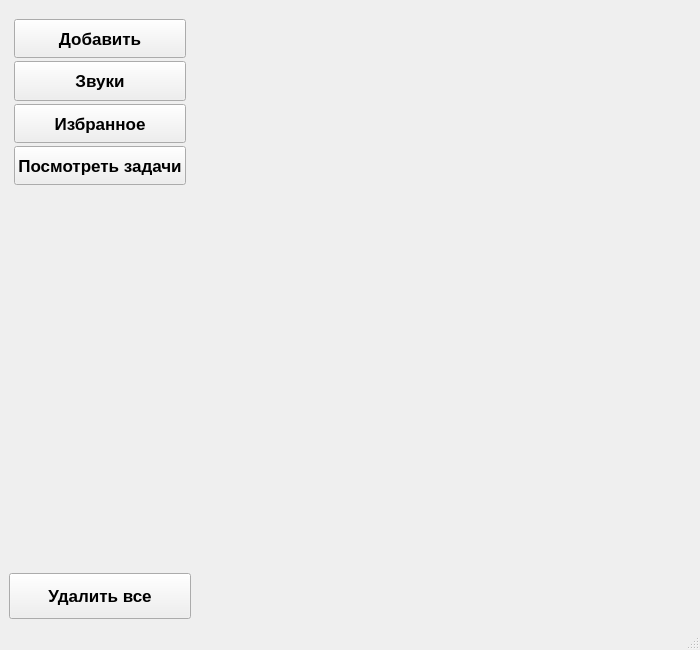
<?xml version="1.0" encoding="UTF-8"?>
<ui version="4.0">
 <class>MainWindow</class>
 <widget class="QMainWindow" name="MainWindow">
  <property name="geometry">
   <rect>
    <x>0</x>
    <y>0</y>
    <width>700</width>
    <height>650</height>
   </rect>
  </property>
  <property name="sizePolicy">
   <sizepolicy hsizetype="Preferred" vsizetype="Expanding">
    <horstretch>0</horstretch>
    <verstretch>0</verstretch>
   </sizepolicy>
  </property>
  <property name="windowTitle">
   <string>DFR Reminder</string>
  </property>
  <widget class="QWidget" name="centralwidget">
   <layout class="QGridLayout" name="gridLayout" columnstretch="2,10">
    <property name="leftMargin">
     <number>0</number>
    </property>
    <property name="topMargin">
     <number>0</number>
    </property>
    <property name="rightMargin">
     <number>0</number>
    </property>
    <property name="bottomMargin">
     <number>0</number>
    </property>
    <property name="spacing">
     <number>0</number>
    </property>
    <item row="0" column="1">
     <widget class="QScrollArea" name="scrollTasks">
      <property name="frameShape">
       <enum>QFrame::Shape::NoFrame</enum>
      </property>
      <property name="widgetResizable">
       <bool>true</bool>
      </property>
      <widget class="QWidget" name="scrollAreaWidgetContents_2">
       <property name="geometry">
        <rect>
         <x>0</x>
         <y>0</y>
         <width>448</width>
         <height>599</height>
        </rect>
       </property>
      </widget>
     </widget>
    </item>
    <item row="0" column="0">
     <widget class="QWidget" name="sideBar" native="true">
      <layout class="QVBoxLayout" name="btnSpacerLayout" stretch="20,40,5">
       <item>
        <layout class="QVBoxLayout" name="btnLayout">
         <property name="spacing">
          <number>3</number>
         </property>
         <property name="leftMargin">
          <number>5</number>
         </property>
         <property name="topMargin">
          <number>10</number>
         </property>
         <property name="rightMargin">
          <number>5</number>
         </property>
         <property name="bottomMargin">
          <number>10</number>
         </property>
         <item>
          <widget class="QPushButton" name="btnAdd">
           <property name="sizePolicy">
            <sizepolicy hsizetype="Expanding" vsizetype="Expanding">
             <horstretch>0</horstretch>
             <verstretch>0</verstretch>
            </sizepolicy>
           </property>
           <property name="font">
            <font>
             <pointsize>13</pointsize>
             <bold>true</bold>
            </font>
           </property>
           <property name="layoutDirection">
            <enum>Qt::LayoutDirection::LeftToRight</enum>
           </property>
           <property name="text">
            <string>Добавить</string>
           </property>
          </widget>
         </item>
         <item>
          <widget class="QPushButton" name="btnSounds">
           <property name="sizePolicy">
            <sizepolicy hsizetype="Minimum" vsizetype="Expanding">
             <horstretch>0</horstretch>
             <verstretch>0</verstretch>
            </sizepolicy>
           </property>
           <property name="font">
            <font>
             <pointsize>13</pointsize>
             <bold>true</bold>
            </font>
           </property>
           <property name="text">
            <string>Звуки</string>
           </property>
          </widget>
         </item>
         <item>
          <widget class="QPushButton" name="btnImprtnt">
           <property name="sizePolicy">
            <sizepolicy hsizetype="Minimum" vsizetype="Expanding">
             <horstretch>0</horstretch>
             <verstretch>0</verstretch>
            </sizepolicy>
           </property>
           <property name="font">
            <font>
             <pointsize>13</pointsize>
             <bold>true</bold>
            </font>
           </property>
           <property name="text">
            <string>Избранное</string>
           </property>
          </widget>
         </item>
         <item>
          <widget class="QPushButton" name="btnWatchAll">
           <property name="sizePolicy">
            <sizepolicy hsizetype="Minimum" vsizetype="Expanding">
             <horstretch>0</horstretch>
             <verstretch>0</verstretch>
            </sizepolicy>
           </property>
           <property name="font">
            <font>
             <pointsize>13</pointsize>
             <bold>true</bold>
            </font>
           </property>
           <property name="text">
            <string>Посмотреть задачи</string>
           </property>
          </widget>
         </item>
        </layout>
       </item>
       <item>
        <spacer name="verticalSpacer">
         <property name="orientation">
          <enum>Qt::Orientation::Vertical</enum>
         </property>
         <property name="sizeHint" stdset="0">
          <size>
           <width>20</width>
           <height>378</height>
          </size>
         </property>
        </spacer>
       </item>
       <item>
        <widget class="QPushButton" name="btnDelAll">
         <property name="sizePolicy">
          <sizepolicy hsizetype="Minimum" vsizetype="Expanding">
           <horstretch>0</horstretch>
           <verstretch>0</verstretch>
          </sizepolicy>
         </property>
         <property name="font">
          <font>
           <pointsize>13</pointsize>
           <bold>true</bold>
          </font>
         </property>
         <property name="text">
          <string>Удалить все</string>
         </property>
        </widget>
       </item>
      </layout>
     </widget>
    </item>
   </layout>
  </widget>
  <widget class="QMenuBar" name="menubar">
   <property name="geometry">
    <rect>
     <x>0</x>
     <y>0</y>
     <width>700</width>
     <height>26</height>
    </rect>
   </property>
  </widget>
  <widget class="QStatusBar" name="statusbar"/>
 </widget>
 <resources/>
 <connections/>
</ui>
